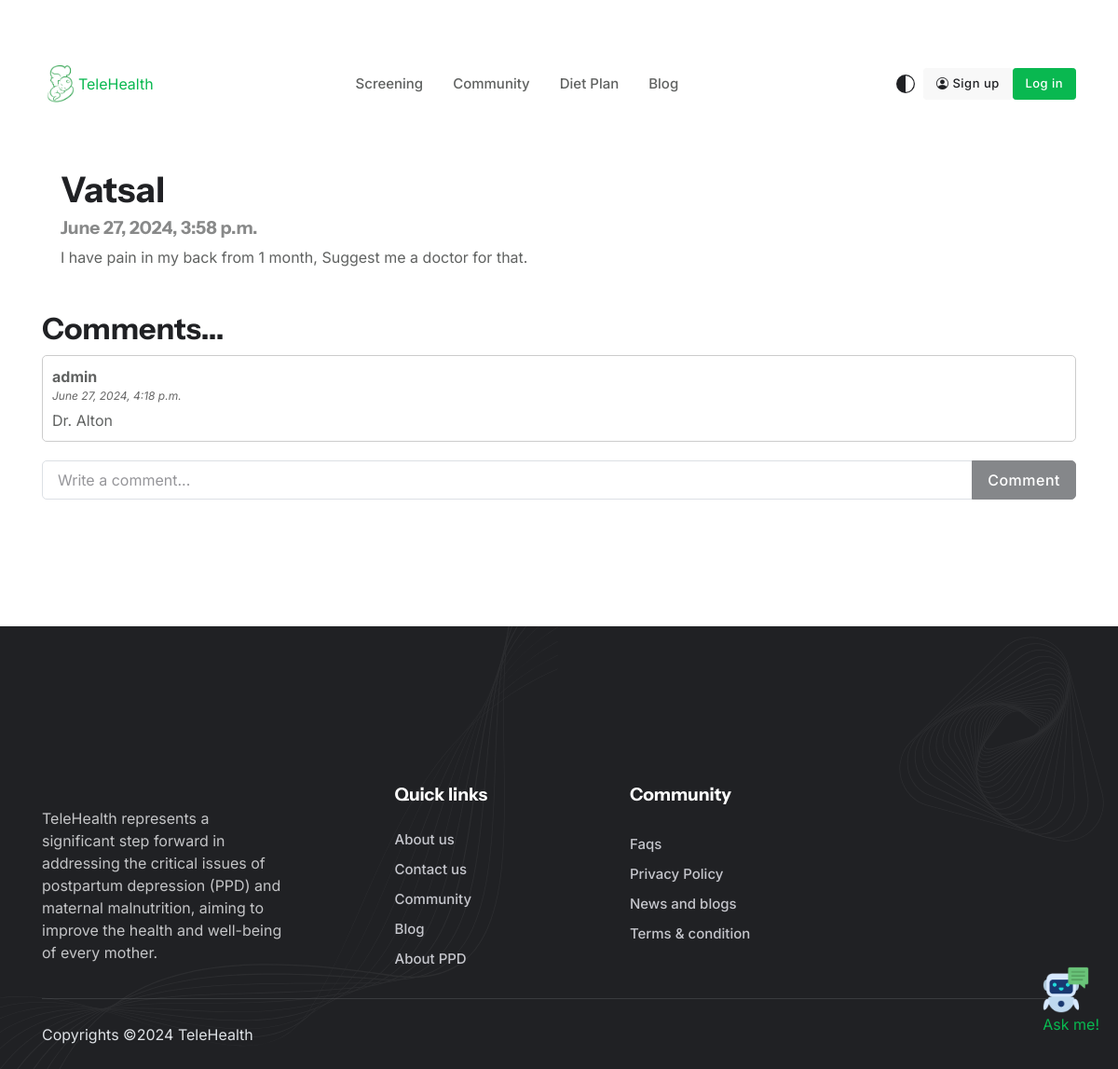
/pcomment/1, run on the app's committed database.
### core/models.py (models this page shows, shortened)
class query(models.Model):
    name = models.CharField(max_length=250,blank=True)
    body = models.TextField(max_length=100000)
    created = models.DateTimeField(default=datetime.now, blank=True)
    likes = models.ManyToManyField(User, related_name='post_query')
    def total_likes(self):
        return self.likes.count()

class comment(models.Model):
    name = models.CharField(max_length=250)
    body = models.TextField(max_length=1000)
    date_added = models.DateTimeField(default=datetime.now)
    user = models.CharField(max_length=10000,blank=True)
    queryn = models.CharField(max_length=10000,blank=True)

### core/views.py (the view)
# urls.py: path('pcomment/<int:pk>',views.pcomment,name="pcomment"),
def pcomment(request, pk):
    username = request.user.username
    pb = query.objects.get(id=pk)
    com = comment.objects.filter(queryn=pk)
    stuff = get_object_or_404(query, id= pk)
    likes_count = stuff.total_likes()
    liked = False
    if stuff.likes.filter(id=request.user.id).exists():
        liked = True
    return render(request, 'comment.html',{'queries':pb,'com':com,'queryn':pk,'username':username,'likes_count':likes_count,'liked':liked})

### templates/comment.html (shortened to what this page needs)
{% extends "base.html" %}
{% load static %}
{% block content %}
<section class="container mt-5">
    <div class="card">
        <div class="card-body">
            <h3 class="card-title">{{queries.name}}</h3>
            <h6 class="card-subtitle mb-2 text-muted">{{queries.created}}</h6>
            <p class="card-text">{{queries.body}}</p>
        </div>
    </div>
    <h4 class="mt-4">Comments...</h4>
    <div id="comments-section">
        {% for c in com %}
            <div class="comment">
                <div class="author">{{c.name}}</div>
                <div class="timestamp">{{c.date_added}}</div>
                <div class="body">{{c.body}}</div>
            </div>
        {% endfor %}
    </div>
    <div class="comment-form">
        <form id="post-form" method="POST" action="{% url 'csave' %}">
            <div class="input-group">
                <input type="text" name="body" id="body" class="form-control" placeholder="Write a comment...">
                <button type="submit" class="btn btn-secondary">Comment</button>
            </div>
        </form>
    </div>
</section>
{% endblock content %}

### templates/comment.html (style rules this page uses)
.comment { border: 1px solid #ccc; border-radius: 5px; padding: 10px; margin-bottom: 10px; }
.comment .author { font-weight: bold; }
.comment .timestamp { font-style: italic; font-size: 12px; color: #666; }
.comment .body { margin-top: 5px; }
.comment-form { margin-top: 20px; }

### data on the page
query: name "Vatsal", created "June 27, 2024, 3:58 p.m.", body "I have pain in my back from 1 month, Suggest me a doctor for that."
comment: name "admin", date_added "June 27, 2024, 4:18 p.m.", body "Dr. Alton"
